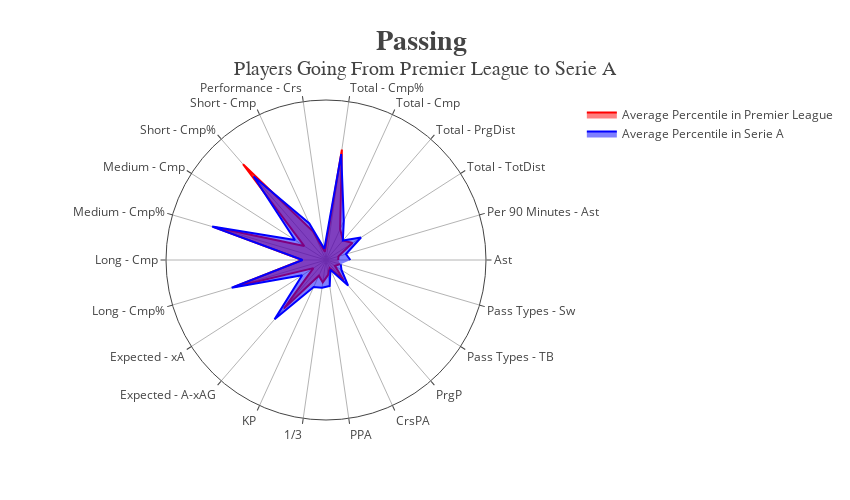

The code cell stored with this chart in its notebook:
### Code cell
import plotly.graph_objects as go


prem_avg = prem_data[gs_cols].mean()
serie_a_avg = serie_a_data[gs_cols].mean()


fig = go.Figure()

fig.add_trace(go.Scatterpolar(name = f'Average Percentile in Premier League',
                                      r = prem_avg.values,
                                        theta = prem_avg.index,
                                        fill = 'toself',
                                        line_color='red'
                                        ),
                      )

fig.add_trace(go.Scatterpolar(name = f'Average Percentile in Serie A', 
                                      r = serie_a_avg.values,
                                        theta = serie_a_avg.index,
                                        fill = 'toself',
                                        line_color='blue'
                                        ),
                      )



fig.update_layout(
        title=dict(text=f'<b>{stat} </b><br><sup>Players Going From Premier League to Serie A</sup>',
                        font=dict(
                            # Arial Black
                            family="Arial Black",
                            size=28,
                            #color='#000000'
                        )
                        , 
                        yref='paper'
                        ),
    width=850,
    height=500,)
fig.update_polars(radialaxis=dict(visible=False,
                                      range=[0, 1]))

### Figure 1 — Plotly figure (JSON) as saved in the notebook; plotly's stock layout.template omitted (floating-point values rounded to 4 significant figures)
{"data": [{"fill": "toself", "line": {"color": "red"}, "name": "Average Percentile in Premier League", "r": [0.07662, 0.08085, 0.1963, 0.1625, 0.2125, 0.6972, 0.05183, 0.1968, 0.7918, 0.1612, 0.7337, 0.1486, 0.5982, 0.09359, 0.402, 0.1076, 0.1416, 0.09387, 0.055, 0.1682, 0.06641, 0.09197], "theta": ["Ast", "Per 90 Minutes - Ast", "Total - TotDist", "Total - PrgDist", "Total - Cmp", "Total - Cmp%", "Performance - Crs", "Short - Cmp", "Short - Cmp%", "Medium - Cmp", "Medium - Cmp%", "Long - Cmp", "Long - Cmp%", "Expected - xA", "Expected - A-xAG", "KP", "1/3", "PPA", "CrsPA", "PrgP", "Pass Types - TB", "Pass Types - Sw"], "type": "scatterpolar"}, {"fill": "toself", "line": {"color": "blue"}, "name": "Average Percentile in Serie A", "r": [0.1523, 0.1299, 0.2601, 0.1607, 0.2678, 0.6684, 0.07142, 0.251, 0.691, 0.2306, 0.7415, 0.1465, 0.6144, 0.177, 0.4908, 0.1857, 0.1757, 0.1634, 0.06671, 0.2112, 0.115, 0.09626], "theta": ["Ast", "Per 90 Minutes - Ast", "Total - TotDist", "Total - PrgDist", "Total - Cmp", "Total - Cmp%", "Performance - Crs", "Short - Cmp", "Short - Cmp%", "Medium - Cmp", "Medium - Cmp%", "Long - Cmp", "Long - Cmp%", "Expected - xA", "Expected - A-xAG", "KP", "1/3", "PPA", "CrsPA", "PrgP", "Pass Types - TB", "Pass Types - Sw"], "type": "scatterpolar"}], "layout": {"height": 500, "polar": {"angularaxis": {"type": "category"}, "radialaxis": {"autorange": false, "range": [0, 1], "type": "linear", "visible": false}}, "title": {"font": {"family": "Arial Black", "size": 28}, "text": "<b>Passing </b><br><sup>Players Going From Premier League to Serie A</sup>", "yref": "paper"}, "width": 850}}
